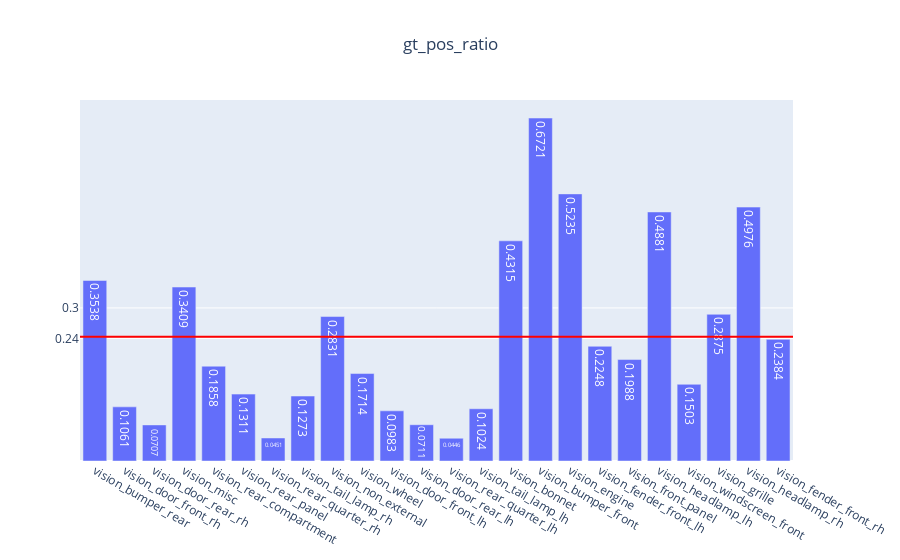

Notebook source saved alongside this figure:
### Code cell
genVisMulitlabel(partEvalMetrics, "gt_pos_ratio")

### Figure 1 — Plotly figure (JSON) as saved in the notebook; plotly's stock layout.template omitted (floating-point values rounded to 4 significant figures)
{"data": [{"text": [0.3538, 0.1061, 0.0707, 0.3409, 0.1858, 0.1311, 0.0451, 0.1273, 0.2831, 0.1714, 0.0983, 0.0711, 0.0446, 0.1024, 0.4315, 0.6721, 0.5235, 0.2248, 0.1988, 0.4881, 0.1503, 0.2875, 0.4976, 0.2384], "type": "bar", "x": ["vision_bumper_rear", "vision_door_front_rh", "vision_door_rear_rh", "vision_misc", "vision_rear_compartment", "vision_rear_panel", "vision_rear_quarter_rh", "vision_tail_lamp_rh", "vision_non_external", "vision_wheel", "vision_door_front_lh", "vision_door_rear_lh", "vision_rear_quarter_lh", "vision_tail_lamp_lh", "vision_bonnet", "vision_bumper_front", "vision_engine", "vision_fender_front_lh", "vision_front_panel", "vision_headlamp_lh", "vision_windscreen_front", "vision_grille", "vision_headlamp_rh", "vision_fender_front_rh"], "y": [0.3538, 0.1061, 0.0707, 0.3409, 0.1858, 0.1311, 0.0451, 0.1273, 0.2831, 0.1714, 0.0983, 0.0711, 0.0446, 0.1024, 0.4315, 0.6721, 0.5235, 0.2248, 0.1988, 0.4881, 0.1503, 0.2875, 0.4976, 0.2384]}], "layout": {"shapes": [{"line": {"color": "red", "width": 2}, "type": "line", "x0": 0, "x1": 1, "xref": "x domain", "y0": 0.2435, "y1": 0.2435, "yref": "y"}], "title": {"text": "gt_pos_ratio", "x": 0.5}, "yaxis": {"tickmode": "array", "tickvals": ["0.24", 0.3, 0.8]}}}
